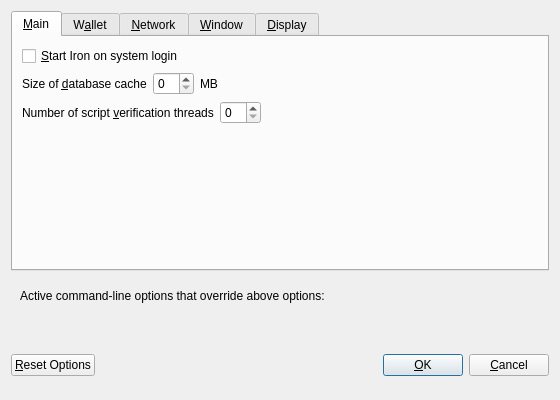
<?xml version="1.0" encoding="UTF-8"?>
<ui version="4.0">
 <class>OptionsDialog</class>
 <widget class="QDialog" name="OptionsDialog">
  <property name="geometry">
   <rect>
    <x>0</x>
    <y>0</y>
    <width>560</width>
    <height>400</height>
   </rect>
  </property>
  <property name="windowTitle">
   <string>Options</string>
  </property>
  <property name="modal">
   <bool>true</bool>
  </property>
  <layout class="QVBoxLayout" name="verticalLayout">
   <item>
    <widget class="QTabWidget" name="tabWidget">
     <property name="currentIndex">
      <number>0</number>
     </property>
     <widget class="QWidget" name="tabMain">
      <attribute name="title">
       <string>&amp;Main</string>
      </attribute>
      <layout class="QVBoxLayout" name="verticalLayout_Main">
       <item>
        <widget class="QCheckBox" name="bitcoinAtStartup">
         <property name="toolTip">
          <string>Automatically start Iron after logging in to the system.</string>
         </property>
         <property name="text">
          <string>&amp;Start Iron on system login</string>
         </property>
        </widget>
       </item>
       <item>
        <layout class="QHBoxLayout" name="horizontalLayout_2_Main">
         <item>
          <widget class="QLabel" name="databaseCacheLabel">
           <property name="text">
            <string>Size of &amp;database cache</string>
           </property>
           <property name="textFormat">
            <enum>Qt::PlainText</enum>
           </property>
           <property name="buddy">
            <cstring>databaseCache</cstring>
           </property>
          </widget>
         </item>
         <item>
          <widget class="QSpinBox" name="databaseCache"/>
         </item>
         <item>
          <widget class="QLabel" name="databaseCacheUnitLabel">
           <property name="text">
            <string>MB</string>
           </property>
           <property name="textFormat">
            <enum>Qt::PlainText</enum>
           </property>
          </widget>
         </item>
         <item>
          <spacer name="horizontalSpacer_2_Main">
           <property name="orientation">
            <enum>Qt::Horizontal</enum>
           </property>
           <property name="sizeHint" stdset="0">
            <size>
             <width>40</width>
             <height>20</height>
            </size>
           </property>
          </spacer>
         </item>
        </layout>
       </item>
       <item>
        <layout class="QHBoxLayout" name="horizontalLayout_3_Main">
         <item>
          <widget class="QLabel" name="threadsScriptVerifLabel">
           <property name="text">
            <string>Number of script &amp;verification threads</string>
           </property>
           <property name="textFormat">
            <enum>Qt::PlainText</enum>
           </property>
           <property name="buddy">
            <cstring>threadsScriptVerif</cstring>
           </property>
          </widget>
         </item>
         <item>
          <widget class="QSpinBox" name="threadsScriptVerif">
           <property name="toolTip">
            <string>(0 = auto, &lt;0 = leave that many cores free)</string>
           </property>
          </widget>
         </item>
         <item>
          <spacer name="horizontalSpacer_3_Main">
           <property name="orientation">
            <enum>Qt::Horizontal</enum>
           </property>
           <property name="sizeHint" stdset="0">
            <size>
             <width>40</width>
             <height>20</height>
            </size>
           </property>
          </spacer>
         </item>
        </layout>
       </item>
       <item>
        <spacer name="verticalSpacer_Main">
         <property name="orientation">
          <enum>Qt::Vertical</enum>
         </property>
         <property name="sizeHint" stdset="0">
          <size>
           <width>20</width>
           <height>40</height>
          </size>
         </property>
        </spacer>
       </item>
      </layout>
     </widget>
     <widget class="QWidget" name="tabWallet">
      <attribute name="title">
       <string>W&amp;allet</string>
      </attribute>
      <layout class="QVBoxLayout" name="verticalLayout_Wallet">
       <item>
        <widget class="QGroupBox" name="groupBox">
         <property name="title">
          <string>Expert</string>
         </property>
         <layout class="QVBoxLayout" name="verticalLayout_2">
          <item>
           <widget class="QCheckBox" name="coinControlFeatures">
            <property name="toolTip">
             <string>Whether to show coin control features or not.</string>
            </property>
            <property name="text">
             <string>Enable coin &amp;control features</string>
            </property>
           </widget>
          </item>
          <item>
           <widget class="QCheckBox" name="spendZeroConfChange">
            <property name="toolTip">
             <string>If you disable the spending of unconfirmed change, the change from a transaction cannot be used until that transaction has at least one confirmation. This also affects how your balance is computed.</string>
            </property>
            <property name="text">
             <string>&amp;Spend unconfirmed change</string>
            </property>
           </widget>
          </item>
         </layout>
        </widget>
       </item>
       <item>
        <spacer name="verticalSpacer_Wallet">
         <property name="orientation">
          <enum>Qt::Vertical</enum>
         </property>
         <property name="sizeHint" stdset="0">
          <size>
           <width>20</width>
           <height>40</height>
          </size>
         </property>
        </spacer>
       </item>
      </layout>
     </widget>
     <widget class="QWidget" name="tabNetwork">
      <attribute name="title">
       <string>&amp;Network</string>
      </attribute>
      <layout class="QVBoxLayout" name="verticalLayout_Network">
       <item>
        <widget class="QCheckBox" name="mapPortUpnp">
         <property name="toolTip">
          <string>Automatically open the Iron client port on the router. This only works when your router supports UPnP and it is enabled.</string>
         </property>
         <property name="text">
          <string>Map port using &amp;UPnP</string>
         </property>
        </widget>
       </item>
       <item>
        <widget class="QCheckBox" name="allowIncoming">
         <property name="toolTip">
          <string>Accept connections from outside</string>
         </property>
         <property name="text">
          <string>Allow incoming connections</string>
         </property>
        </widget>
       </item>
       <item>
        <widget class="QCheckBox" name="connectSocks">
         <property name="toolTip">
          <string>Connect to the Iron network through a SOCKS5 proxy.</string>
         </property>
         <property name="text">
          <string>&amp;Connect through SOCKS5 proxy (default proxy):</string>
         </property>
        </widget>
       </item>
       <item>
        <layout class="QHBoxLayout" name="horizontalLayout_1_Network">
         <item>
          <widget class="QLabel" name="proxyIpLabel">
           <property name="text">
            <string>Proxy &amp;IP:</string>
           </property>
           <property name="textFormat">
            <enum>Qt::PlainText</enum>
           </property>
           <property name="buddy">
            <cstring>proxyIp</cstring>
           </property>
          </widget>
         </item>
         <item>
          <widget class="QValidatedLineEdit" name="proxyIp">
           <property name="minimumSize">
            <size>
             <width>140</width>
             <height>0</height>
            </size>
           </property>
           <property name="maximumSize">
            <size>
             <width>140</width>
             <height>16777215</height>
            </size>
           </property>
           <property name="toolTip">
            <string>IP address of the proxy (e.g. IPv4: 127.0.0.1 / IPv6: ::1)</string>
           </property>
          </widget>
         </item>
         <item>
          <widget class="QLabel" name="proxyPortLabel">
           <property name="text">
            <string>&amp;Port:</string>
           </property>
           <property name="textFormat">
            <enum>Qt::PlainText</enum>
           </property>
           <property name="buddy">
            <cstring>proxyPort</cstring>
           </property>
          </widget>
         </item>
         <item>
          <widget class="QLineEdit" name="proxyPort">
           <property name="minimumSize">
            <size>
             <width>55</width>
             <height>0</height>
            </size>
           </property>
           <property name="maximumSize">
            <size>
             <width>55</width>
             <height>16777215</height>
            </size>
           </property>
           <property name="toolTip">
            <string>Port of the proxy (e.g. 9050)</string>
           </property>
          </widget>
         </item>
         <item>
          <spacer name="horizontalSpacer_1_Network">
           <property name="orientation">
            <enum>Qt::Horizontal</enum>
           </property>
           <property name="sizeHint" stdset="0">
            <size>
             <width>40</width>
             <height>20</height>
            </size>
           </property>
          </spacer>
         </item>
        </layout>
       </item>
       <item>
        <spacer name="verticalSpacer_Network">
         <property name="orientation">
          <enum>Qt::Vertical</enum>
         </property>
         <property name="sizeHint" stdset="0">
          <size>
           <width>20</width>
           <height>40</height>
          </size>
         </property>
        </spacer>
       </item>
      </layout>
     </widget>
     <widget class="QWidget" name="tabWindow">
      <attribute name="title">
       <string>&amp;Window</string>
      </attribute>
      <layout class="QVBoxLayout" name="verticalLayout_Window">
       <item>
        <widget class="QCheckBox" name="minimizeToTray">
         <property name="toolTip">
          <string>Show only a tray icon after minimizing the window.</string>
         </property>
         <property name="text">
          <string>&amp;Minimize to the tray instead of the taskbar</string>
         </property>
        </widget>
       </item>
       <item>
        <widget class="QCheckBox" name="minimizeOnClose">
         <property name="toolTip">
          <string>Minimize instead of exit the application when the window is closed. When this option is enabled, the application will be closed only after selecting Quit in the menu.</string>
         </property>
         <property name="text">
          <string>M&amp;inimize on close</string>
         </property>
        </widget>
       </item>
       <item>
        <spacer name="verticalSpacer_Window">
         <property name="orientation">
          <enum>Qt::Vertical</enum>
         </property>
         <property name="sizeHint" stdset="0">
          <size>
           <width>20</width>
           <height>40</height>
          </size>
         </property>
        </spacer>
       </item>
      </layout>
     </widget>
     <widget class="QWidget" name="tabDisplay">
      <attribute name="title">
       <string>&amp;Display</string>
      </attribute>
      <layout class="QVBoxLayout" name="verticalLayout_Display">
       <item>
        <layout class="QHBoxLayout" name="horizontalLayout_1_Display">
         <item>
          <widget class="QLabel" name="langLabel">
           <property name="text">
            <string>User Interface &amp;language:</string>
           </property>
           <property name="textFormat">
            <enum>Qt::PlainText</enum>
           </property>
           <property name="buddy">
            <cstring>lang</cstring>
           </property>
          </widget>
         </item>
         <item>
          <widget class="QValueComboBox" name="lang">
           <property name="toolTip">
            <string>The user interface language can be set here. This setting will take effect after restarting Iron.</string>
           </property>
          </widget>
         </item>
        </layout>
       </item>
       <item>
        <layout class="QHBoxLayout" name="horizontalLayout_2_Display">
         <item>
          <widget class="QLabel" name="unitLabel">
           <property name="text">
            <string>&amp;Unit to show amounts in:</string>
           </property>
           <property name="textFormat">
            <enum>Qt::PlainText</enum>
           </property>
           <property name="buddy">
            <cstring>unit</cstring>
           </property>
          </widget>
         </item>
         <item>
          <widget class="QValueComboBox" name="unit">
           <property name="toolTip">
            <string>Choose the default subdivision unit to show in the interface and when sending coins.</string>
           </property>
          </widget>
         </item>
        </layout>
       </item>
       <item>
        <layout class="QHBoxLayout" name="horizontalLayout_3_Display">
         <item>
          <widget class="QLabel" name="thirdPartyTxUrlsLabel">
           <property name="toolTip">
            <string>Third party URLs (e.g. a block explorer) that appear in the transactions tab as context menu items. %s in the URL is replaced by transaction hash. Multiple URLs are separated by vertical bar |.</string>
           </property>
           <property name="text">
            <string>Third party transaction URLs</string>
           </property>
           <property name="buddy">
            <cstring>thirdPartyTxUrls</cstring>
           </property>
          </widget>
         </item>
         <item>
          <widget class="QLineEdit" name="thirdPartyTxUrls">
           <property name="toolTip">
            <string>Third party URLs (e.g. a block explorer) that appear in the transactions tab as context menu items. %s in the URL is replaced by transaction hash. Multiple URLs are separated by vertical bar |.</string>
           </property>
          </widget>
         </item>
        </layout>
       </item>
       <item>
        <spacer name="verticalSpacer_Display">
         <property name="orientation">
          <enum>Qt::Vertical</enum>
         </property>
         <property name="sizeHint" stdset="0">
          <size>
           <width>20</width>
           <height>40</height>
          </size>
         </property>
        </spacer>
       </item>
      </layout>
     </widget>
    </widget>
   </item>
   <item>
    <widget class="QFrame" name="frame">
     <layout class="QVBoxLayout" name="verticalLayout_Bottom">
      <item>
       <layout class="QHBoxLayout" name="horizontalLayout_Bottom">
        <item>
         <widget class="QLabel" name="overriddenByCommandLineInfoLabel">
          <property name="text">
           <string>Active command-line options that override above options:</string>
          </property>
          <property name="textFormat">
           <enum>Qt::PlainText</enum>
          </property>
         </widget>
        </item>
        <item>
         <spacer name="horizontalSpacer_Bottom">
          <property name="orientation">
           <enum>Qt::Horizontal</enum>
          </property>
          <property name="sizeHint" stdset="0">
           <size>
            <width>40</width>
            <height>20</height>
           </size>
          </property>
         </spacer>
        </item>
       </layout>
      </item>
      <item>
       <widget class="QLabel" name="overriddenByCommandLineLabel">
        <property name="text">
         <string/>
        </property>
        <property name="textFormat">
         <enum>Qt::PlainText</enum>
        </property>
        <property name="wordWrap">
         <bool>true</bool>
        </property>
       </widget>
      </item>
     </layout>
    </widget>
   </item>
   <item>
    <layout class="QHBoxLayout" name="horizontalLayout_Buttons">
     <item>
      <widget class="QPushButton" name="resetButton">
       <property name="toolTip">
        <string>Reset all client options to default.</string>
       </property>
       <property name="text">
        <string>&amp;Reset Options</string>
       </property>
       <property name="autoDefault">
        <bool>false</bool>
       </property>
      </widget>
     </item>
     <item>
      <spacer name="horizontalSpacer_1">
       <property name="orientation">
        <enum>Qt::Horizontal</enum>
       </property>
       <property name="sizeHint" stdset="0">
        <size>
         <width>40</width>
         <height>48</height>
        </size>
       </property>
      </spacer>
     </item>
     <item>
      <widget class="QLabel" name="statusLabel">
       <property name="minimumSize">
        <size>
         <width>200</width>
         <height>0</height>
        </size>
       </property>
       <property name="font">
        <font>
         <weight>75</weight>
         <bold>true</bold>
        </font>
       </property>
       <property name="text">
        <string/>
       </property>
       <property name="textFormat">
        <enum>Qt::PlainText</enum>
       </property>
       <property name="wordWrap">
        <bool>true</bool>
       </property>
      </widget>
     </item>
     <item>
      <spacer name="horizontalSpacer_2">
       <property name="orientation">
        <enum>Qt::Horizontal</enum>
       </property>
       <property name="sizeHint" stdset="0">
        <size>
         <width>40</width>
         <height>48</height>
        </size>
       </property>
      </spacer>
     </item>
     <item>
      <widget class="QPushButton" name="okButton">
       <property name="text">
        <string>&amp;OK</string>
       </property>
       <property name="autoDefault">
        <bool>false</bool>
       </property>
       <property name="default">
        <bool>true</bool>
       </property>
      </widget>
     </item>
     <item>
      <widget class="QPushButton" name="cancelButton">
       <property name="text">
        <string>&amp;Cancel</string>
       </property>
       <property name="autoDefault">
        <bool>false</bool>
       </property>
      </widget>
     </item>
    </layout>
   </item>
  </layout>
 </widget>
 <customwidgets>
  <customwidget>
   <class>QValidatedLineEdit</class>
   <extends>QLineEdit</extends>
   <header>qvalidatedlineedit.h</header>
  </customwidget>
  <customwidget>
   <class>QValueComboBox</class>
   <extends>QComboBox</extends>
   <header>qvaluecombobox.h</header>
  </customwidget>
 </customwidgets>
 <resources/>
 <connections/>
</ui>
